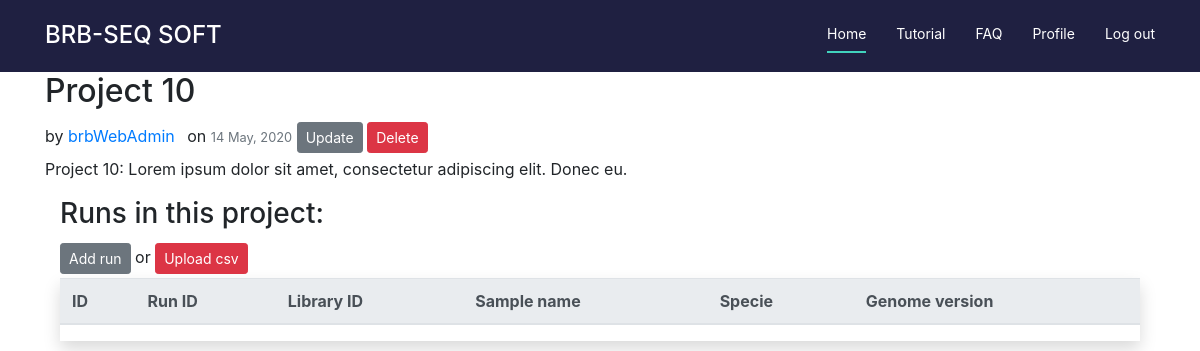
The app's page /userHome/project/16/ (signed in), older data.
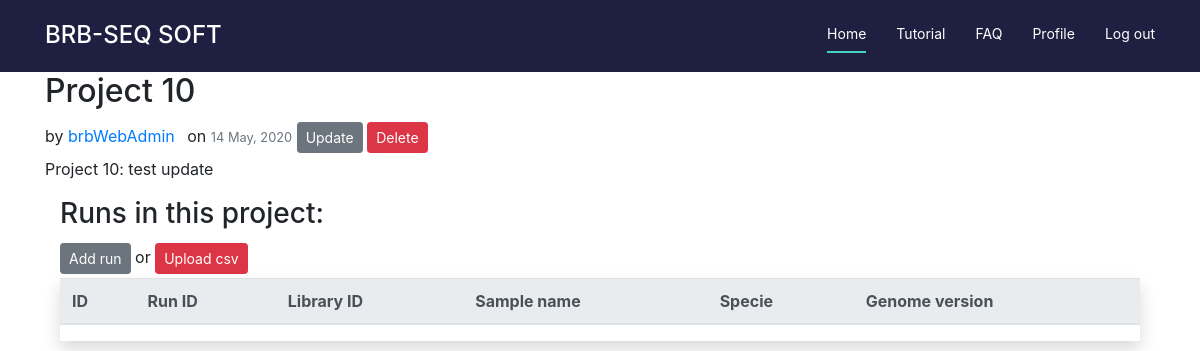
The same page, newer data.
### userHome/models.py (models this page shows, shortened)
class Project(models.Model):
	author = models.ForeignKey(User, on_delete = models.CASCADE)
	name = models.CharField(max_length = 100)
	description = models.TextField()
	date_created = models.DateTimeField(auto_now_add = True)
	date_updated = models.DateTimeField(auto_now = True)

### userHome/views.py (the view)
# urls.py: path('project/<int:pk>/', ProjectDetailView.as_view(),
class ProjectDetailView(DetailView):
	model = Project

### userHome/templates/userHome/project_detail.html (shortened to what this page needs)
{% extends "userHome/base.html" %}
{% block content %}
	<article class="media content-section">
		<div class="media-body">
			<div class="article-metadata">
				{% if object.author  == user %}
					<div>
                        <h2 class="project-title">{{ object.name }}</h2> by <a class="mr-2" href="#">{{ object.author }}</a> on  <small class="text-muted">{{ object.date_created|date:"d F, Y"}}</small>
						<a class="btn btn-secondary btn-sm mt-1 mb-1" href="{% url 'project-update' object.id %}"> Update </a>
						<a class="btn btn-danger btn-sm mt-1 mb-1" href="{% url 'project-delete' object.id %}"> Delete </a>
					</div>
                    <p class="article-content">{{ object.description }}</p>
                    <div class="container">
                        <h3>Runs in this project: </h3> <a class="btn btn-secondary btn-sm mt-1 mb-1" href="{% url 'SeqLibrary-create' object.id %}"> Add run </a> or <a class="btn btn-danger btn-sm mt-1 mb-1" href="#"> Upload csv </a>
                        <div class="project-table table-responsive table-hover table-condensed shadow">
                            <table class="table">
                                <thead class="thead-light">
                                    <tr>
                                        <th>ID</th>
                                        <th>Run ID</th>
                                        <th>Library ID</th>
                                        <th>Sample name</th>
                                        <th>Specie</th>
                                        <th>Genome version</th>
                                    </tr>
                                </thead>
                            </table>
                        </div>
                    </div>
				{% endif %}
		    </div>
		</div>
	</article>
{% endblock content %}

Row changes from the older to the newer data that the page shows:
changed Project "Project 10": description "Project 10: Lorem ipsum dolor sit amet, consectetur adipiscing elit. Donec eu." → "Project 10: test update"
